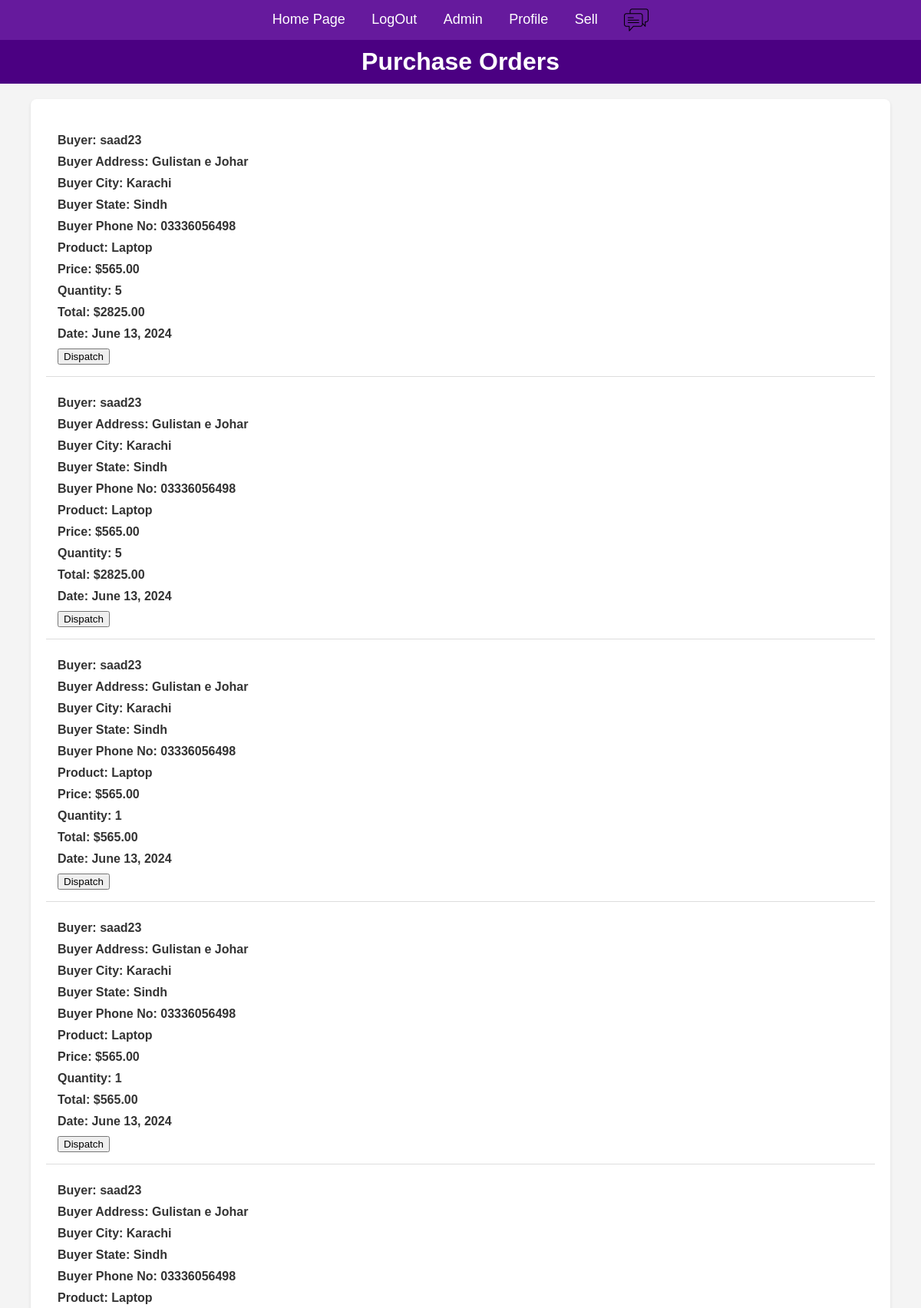
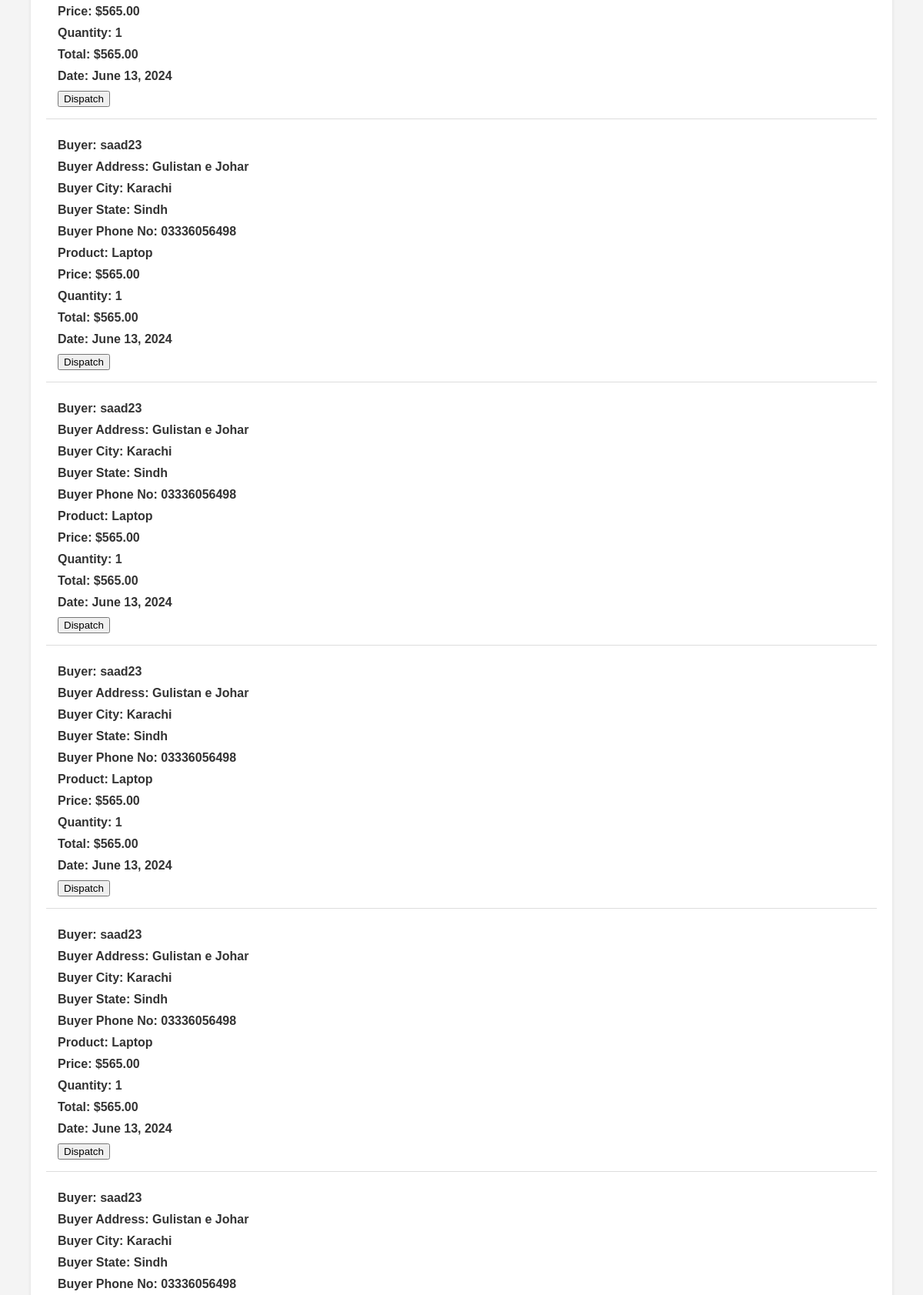
The app's page /member/purchase_orders/ (signed in, upper part) with its own data (2 pictures, top to bottom).
### product/models.py (models this page shows, shortened)
class Purchase(models.Model):
    product = models.ForeignKey(Products,on_delete=models.CASCADE)
    sellor = models.ForeignKey(User,on_delete=models.DO_NOTHING,related_name='sellor')
    quantity = models.PositiveIntegerField()
    price = models.DecimalField(max_digits=7,decimal_places=2)
    date = models.DateField(auto_now_add=True)
    posted_time = models.DateField(auto_now=True)
    read = models.BooleanField(default=False)
    buyer = models.ForeignKey(User,on_delete=models.DO_NOTHING)
    buyer_phone = models.CharField(max_length=13)
    buyer_address = models.CharField(max_length=200)
    buyer_city = models.CharField(max_length=100)
    buyer_state = models.CharField(max_length=100)
    buyer_zip_code = models.CharField(max_length=10)

class Products(models.Model):
    name = models.ForeignKey(User,on_delete=models.CASCADE)
    product_name = models.CharField(max_length=200)
    product_description = models.TextField(max_length=500)
    product_price = models.DecimalField('Price',max_digits=7,decimal_places=2)
    product_discounted_price = models.DecimalField('Discounted Price',max_digits=7,decimal_places=2,null=True,blank=True)
    product_delivery_charge = models.IntegerField(default=0)
    product_tax_rate = models.DecimalField(decimal_places=3,max_digits=5, null= True, blank= True)
    product_specification = models.TextField(null= True, blank= True)
    product_posted_date = models.DateField( auto_now_add=True)
    product_images = models.ImageField(upload_to='products/')
    product_images2 = models.ImageField(null=True,blank=True,upload_to='products/')
    product_images3 = models.ImageField(null=True,blank=True,upload_to='products/')
    product_images4 = models.ImageField(null=True,blank=True,upload_to='products/')
    product_images5 = models.ImageField(null=True,blank=True,upload_to='products/')
    categories_choices = product_categories = {
    "ELECTRONICS": "Electronics",
    "CLOTHING & ACCESSORIES": "Clothing & Accessories",
    "HOME & KITCHEN": "Home & Kitchen",
    "BEAUTY & PERSONAL CARE": "Beauty & Personal Care",
    "HEALTH & FITNESS": "Health & Fitness",
    "TOYS & GAMES": "Toys & Games",
    "BOOKS & MEDIA": "Books & Media",
    "AUTOMOTIVE": "Automotive",
    "SPORTS & OUTDOORS": "Sports & Outdoors",
    "PET SUPPLIES": "Pet Supplies",
    "HOME APPLIANCES": "Home Appliances",
    "OFFICE SUPPLIES": "Office Supplies",
    "FURNITURE & DECOR": "Furniture & Decor",
    "JEWELRY & WATCHES": "Jewelry & Watches",
    "BABY & TODDLER": "Baby & Toddler",
    "FOOD & GROCERIES": "Food & Groceries",
    "ARTS & CRAFTS": "Arts & Crafts",
    "MUSICAL INSTRUMENTS": "Musical Instruments",
    "GARDEN & OUTDOOR LIVING": "Garden & Outdoor Living",
    "TRAVEL & LUGGAGE": "Travel & Luggage",
    "SMARTPHONE": "Smartphone",
    "LAPTOP": "Laptop",
    "CAMERA": "Camera",
    "TV": "TV",
    "HEADPHONE": "Headphone",
    "GADGET": "Gadget",
    "APPAREL": "Apparel",
    "BAG": "Bag",
    "JEWELRY": "Jewelry",
    "SUNGLASSES": "Sunglasses",
    "WATCH": "Watch",
    "HOME IMPROVEMENT": "Home Improvement",
    "DECOR": "Decor",
    "KITCHEN APPLIANCES": "Kitchen Appliances",
    "COOKWARE": "Cookware",
    "FURNITURE": "Furniture",
    "SKINCARE": "Skincare",
    "MAKEUP": "Makeup",
    "HAIRCARE": "Haircare",
    "GROOMING": "Grooming",
    "FRAGRANCES": "Fragrances",
    "EXERCISE EQUIPMENT": "Exercise Equipment",
    "NUTRITIONAL SUPPLEMENTS": "Nutritional Supplements",
    "FITNESS TRACKERS": "Fitness Trackers",
    "YOGA MATS": "Yoga Mats",
    "TOYS": "Toys",
    "BOARD GAMES": "Board Games",
    "PUZZLES": "Puzzles",
    "EDUCATIONAL TOYS": "Educational Toys",
    "OUTDOOR PLAY EQUIPMENT": "Outdoor Play Equipment",
    "BOOKS": "Books",
    "E-BOOKS": "E-books",
    "AUDIOBOOKS": "Audiobooks",
    "DVDS": "DVDs",
    "CDS": "CDs",
    "DIGITAL MEDIA": "Digital Media",
    "CAR PARTS": "Car Parts",
    "ACCESSORIES": "Accessories",
    "TOOLS": "Tools",
    "MAINTENANCE SUPPLIES": "Maintenance Supplies",
    "ELECTRONICS": "Electronics",
    "SPORTING EQUIPMENT": "Sporting Equipment",
    "CAMPING GEAR": "Camping Gear",
    "HIKING GEAR": "Hiking Gear",
    "OUTDOOR CLOTHING": "Outdoor Clothing",
    "FOOD": "Food",
    "TOYS": "Toys",
    "GROOMING PRODUCTS": "Grooming Products",
    "BEDS": "Beds",
    "CARRIERS": "Carriers",
    "LARGE APPLIANCES": "Large Appliances",
    "SMALL APPLIANCES": "Small Appliances",
    "STATIONERY": "Stationery",
    "DESK ORGANIZERS": "Desk Organizers",
    "PRINTERS": "Printers",
    "OFFICE FURNITURE": "Office Furniture",
    "TECHNOLOGY ACCESSORIES": "Technology Accessories",
    "SOFAS": "Sofas",
    "CHAIRS": "Chairs",
    "TABLES": "Tables",
    "LIGHTING FIXTURES": "Lighting Fixtures",
    "RUGS": "Rugs",
    "RINGS": "Rings",
    "NECKLACES": "Necklaces",
    "BRACELETS": "Bracelets",
    "EARRINGS": "Earrings",
    "WATCHES": "Watches",
    "CLOTHING": "Clothing",
    "DIAPERS": "Diapers",
    "FEEDING SUPPLIES": "Feeding Supplies",
    "STROLLERS": "Strollers",
    "TOYS": "Toys",
    "NON-PERISHABLE FOOD": "Non-perishable Food",
    "SNACKS": "Snacks",
    "BEVERAGES": "Beverages",
    "GOURMET FOODS": "Gourmet Foods",
    "SPICES": "Spices",
    "ART SUPPLIES": "Art Supplies",
    "CRAFTING MATERIALS": "Crafting Materials",
    "DIY KITS": "DIY Kits",
    "SEWING SUPPLIES": "Sewing Supplies",
    "GUITARS": "Guitars",
    "KEYBOARDS": "Keyboards",
    "DRUMS": "Drums",
    "VIOLINS": "Violins",
    "WIND INSTRUMENTS": "Wind Instruments",
    "GARDENING TOOLS": "Gardening Tools",
    "PLANTS": "Plants",
    "OUTDOOR FURNITURE": "Outdoor Furniture",
    "BBQ GRILLS": "BBQ Grills",
    "LUGGAGE SETS": "Luggage Sets",
    "BACKPACKS": "Backpacks",
    "TRAVEL ACCESSORIES": "Travel Accessories",
    "TOILETRIES": "Toiletries",
    "OUTDOOR GEAR": "Outdoor Gear"
    }
    product_category = models.CharField('category',max_length=100,choices=categories_choices)
    product_quantity = models.IntegerField()
    sellor_name = models.CharField(max_length=100)
    company_name = models.CharField(null= True, blank= True, max_length=200)
    product_website = models.URLField(null= True,blank=True)

### member/views.py (the view)
# urls.py: path('purchase_orders/',views.purchase_orders,name='purchase_orders'),
def purchase_orders(request):
    if request.user.is_authenticated:
        member = get_object_or_404(Member, user=request.user)
        purchases = Purchase.objects.filter(sellor = request.user).order_by('-posted_time')
        totals = []
        for purchase in purchases:
           total =  purchase.price * purchase.quantity
           totals.append(total)
        context = {'purchases':purchases,'data':zip(purchases,totals),'member':member}
        return render(request, 'member/purchase_orders.html', context)
    return redirect('registration:login')

### member/templates/member/purchase_orders.html (shortened to what this page needs)
{% load static %}
<!DOCTYPE html>
<html lang="en">
<head>
    <link rel="stylesheet" href="{% static 'member/purchase_orders_style.css' %}">
</head>
<body>
    <nav>
        <a href="{% url 'product:home' %}">Home Page</a>
        {% if request.user.is_authenticated %}
            <a href="{% url 'registration:signout' %}">LogOut</a>
        {% else %}
            <a href="{% url 'registration:login' %}">LogIn</a>
        {% endif %}
        <a href="/admin/">Admin</a>
        {% if member %}
        <a href="{% url 'member:profile' request.user.username %}">Profile</a>
        {% else %}
        <a href="{% url 'member:register' %}">Complete Profile</a>
        {% endif %}
        <a href="{% url 'member:add_product_page' %}">Sell</a>
        <a href="{% url 'chat:sellor-chat' %}"><img src="/media/logos/chat_logo.png" alt="chat" width="32"></a>
    </nav>
    <div class="header">
        <h1>Purchase Orders</h1>
    </div>
    <div class="container">
        {% for order, total in data %}
        <article>
            <h4>Buyer: {{order.buyer.username}}</h4>
            <h4>Buyer Address: {{order.buyer_address}}</h4>
            <h4>Buyer City: {{order.buyer_city}}</h4>
            <h4>Buyer State: {{order.buyer_state}}</h4>
            <h4>Buyer Phone No: {{order.buyer_phone}}</h4>
            <h4>Product: {{order.product.product_name}}</h4>
            <h4>Price: ${{order.price}}</h4>
            <h4>Quantity: {{order.quantity}}</h4>
            <h4>Total: ${{total}}</h4>
            <h4>Date: {{order.date}}</h4>
            <button class="dispath-button" onclick=location.href="{% url 'member:dispatch' order.id %}">Dispatch</button>
        </article>
        {% endfor %}
    </div>
</body>
</html>

### member/static/member/purchase_orders_style.css (style rules this page uses)
body { font-family: Arial, sans-serif; background-color: #f4f4f4; margin: 0; padding: 0; }
nav { background-color: #661a9d; padding: 10px; text-align: center; }
nav a { color: white; margin: 0 15px; text-decoration: none; font-size: 18px; }
nav img { vertical-align: middle; }
.header { background-color: #4b0082; color: white; padding: 10px 0; text-align: center; }
.header h1 { margin: 0; }
.container { width: 90%; margin: 20px auto; padding: 20px; background: white; box-shadow: 0 2px 4px rgba(0, 0, 0, 0.1); border-radius: 8px; }
article { padding: 15px; border-bottom: 1px solid #ddd; }
h4 { margin: 10px 0; color: #333; }

### records on screen
Purchase: buyer.username "saad23", buyer_address "Gulistan e Johar", buyer_city "Karachi", buyer_state "Sindh", buyer_phone "03336056498", product.product_name "Laptop", price "565.00", quantity "5", total "2825.00", date "June 13, 2024"
Purchase: buyer.username "saad23", buyer_address "Gulistan e Johar", buyer_city "Karachi", buyer_state "Sindh", buyer_phone "03336056498", product.product_name "Laptop", price "565.00", quantity "5", total "2825.00", date "June 13, 2024"
Purchase: buyer.username "saad23", buyer_address "Gulistan e Johar", buyer_city "Karachi", buyer_state "Sindh", buyer_phone "03336056498", product.product_name "Laptop", price "565.00", quantity "1", date "June 13, 2024"
Purchase: buyer.username "saad23", buyer_address "Gulistan e Johar", buyer_city "Karachi", buyer_state "Sindh", buyer_phone "03336056498", product.product_name "Laptop", price "565.00", quantity "1", date "June 13, 2024"
Purchase: buyer.username "saad23", buyer_address "Gulistan e Johar", buyer_city "Karachi", buyer_state "Sindh", buyer_phone "03336056498", product.product_name "Laptop", price "565.00", quantity "1", date "June 13, 2024"
Purchase: buyer.username "saad23", buyer_address "Gulistan e Johar", buyer_city "Karachi", buyer_state "Sindh", buyer_phone "03336056498", product.product_name "Laptop", price "565.00", quantity "1", date "June 13, 2024"
Purchase: buyer.username "saad23", buyer_address "Gulistan e Johar", buyer_city "Karachi", buyer_state "Sindh", buyer_phone "03336056498", product.product_name "Laptop", price "565.00", quantity "1", date "June 13, 2024"
Purchase: buyer.username "saad23", buyer_address "Gulistan e Johar", buyer_city "Karachi", buyer_state "Sindh", buyer_phone "03336056498", product.product_name "Laptop", price "565.00", quantity "1", date "June 13, 2024"
Purchase: buyer.username "saad23", buyer_address "Gulistan e Johar", buyer_city "Karachi", buyer_state "Sindh", buyer_phone "03336056498", product.product_name "Laptop", price "565.00", quantity "1", date "June 13, 2024"
Purchase: buyer.username "saad23", buyer_address "Gulistan e Johar", buyer_city "Karachi", buyer_state "Sindh", buyer_phone "03336056498"
